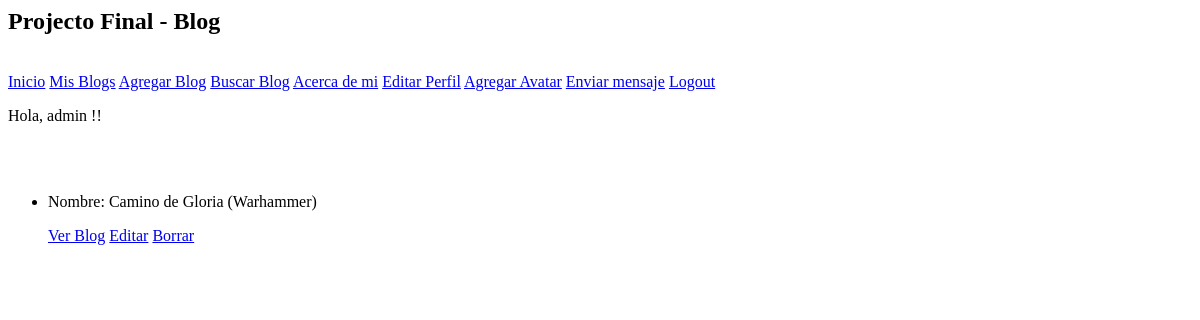
The page /Blog/blogs-list/ (signed in) on the database as committed earlier.
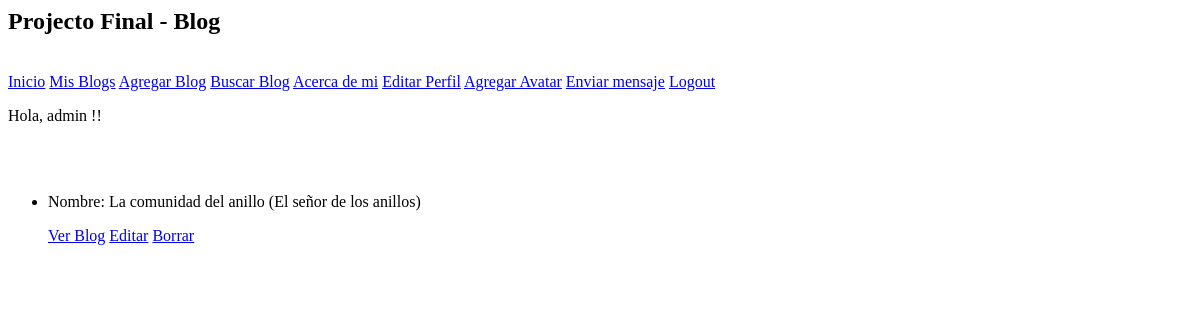
The same page on the database as committed later.
### Blog/models.py (models this page shows, shortened)
class Blog(models.Model):
    class Meta:
        verbose_name_plural = "Blogs"
    nombre = models.CharField(max_length=50)
    tema = models.CharField(max_length=50)
    fecha = models.DateField(null=True)
    cuerpo = models.CharField(max_length=1000, null=True)
    autor_nombre_completo = models.CharField(max_length=50, null=True)

### Blog/views.py (the view)
# urls.py: path("blogs-list/", BlogsList.as_view(), name="BlogList"),
class BlogsList(LoginRequiredMixin, ListView):
    model = Blog
    template_name = "Blog/blogs-list.html"

### Blog/templates/Blog/blogs-list.html
{% extends "Blog/madre.html" %}
{% load static %}
{% block inserte_aqui_su_contenido %}
<ul>
    {% for Blog in object_list %}
    <li>
        <p>Nombre: {{ Blog.nombre }} ({{ Blog.tema }})</p>
        <p>
            <a href="{% url 'BlogDetail' Blog.id %}">Ver Blog</a>
            <a href="{% url 'BlogUpdate' Blog.id %}">Editar</a>
            <a href="{% url 'BlogDelete' Blog.id %}">Borrar</a>
        </p>
    </li>
    {% endfor %}
</ul>
{% endblock %}

Rows that differ between the two databases and show on the page:
removed Blog: nombre "Camino de Gloria", tema "Warhammer"
added Blog: nombre "La comunidad del anillo", tema "El señor de los anillos"
